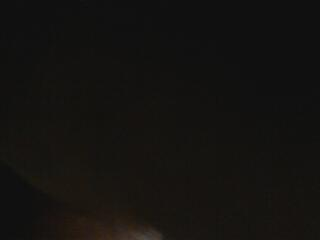
#> input picture motion_detection/map.jpeg, 320 x 240 px
$ python take_picture_backup.py   (Python 2 division)
#> lines starting #> are read from the running program, lines starting #| are printed output that depends on the picture
#!/usr/bin/env/ python

import cv2
import os
import numpy as np
import matplotlib
from matplotlib import pyplot as plt
import os
import urllib
import time

def main():
	while (1):
		os.system("streamer -c /dev/video0 -o map.jpeg")
		location1 = analyze_1()
		print " "
		print "location 1: " + str(location1)
		print " "
		location2 = analyze_2()
		print "location 2: " + str(location2)
		print " "
		#send to server
		if location1 != []:
			pass
			#urllib.urlopen("http://54.218.43.192/robot_tag/1/add_coords/" + str(location1[0]).zfill(3) + str(location1[1]).zfill(3) + "/")
		if location2 != []:
			pass
			#urllib.urlopen("http://54.218.43.192/robot_tag/2/add_coords/" + str(location2[0]).zfill(3) + str(location2[1]).zfill(3) + "/")
		time.sleep(0.5)

def analyze_1():
	#os.system("streamer -c /dev/video1 -o map.jpeg")
	img_rgb = cv2.imread('map.jpeg')
#> img_rgb is the input picture: shape (240, 320, 3); mean B, G, R 16.3, 18.7, 20.1
	img_gray = cv2.cvtColor(img_rgb, cv2.COLOR_BGR2GRAY)
	template = cv2.imread('roomba_yellow.jpeg',0)
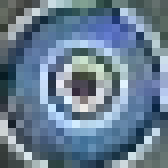
#> input picture motion_detection/roomba_yellow.jpeg, 21 x 21 px (shown 8 times larger)
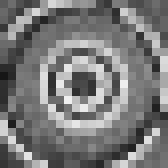
#> template: shape (21, 21) (shown 8 times larger); min 22, max 239, mean 120.9
	w, h = template.shape[::-1]
#> w = 21; h = 21

	res = cv2.matchTemplate(img_gray,template,cv2.TM_CCOEFF_NORMED)
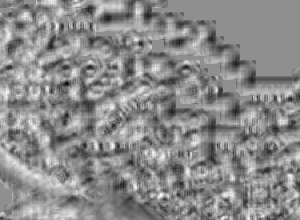
#> res: shape (220, 300) float32; min -0.329, max 0.256, mean -0.00992; drawn with min black and max white
	threshold = 0.8
	loc = np.where( res >= threshold)
#> loc = (empty array, empty array)
	arr = zip(*loc[::-1])
#> arr = []
	for pt in arr:
	    cv2.rectangle(img_rgb, pt, (pt[0] + w, pt[1] + h), (0,0,255), 2)
#> this loop made 0 passes
#| location 1: []

	cv2.imwrite('res1.jpg',img_rgb)
	if arr != []:
		return arr[0]

	return arr

def analyze_2():
	#os.system("streamer -c /dev/video1 -o map.jpeg")
	img_rgb = cv2.imread('map.jpeg')
	img_gray = cv2.cvtColor(img_rgb, cv2.COLOR_BGR2GRAY)
	template = cv2.imread('roomba_green.jpeg',0)
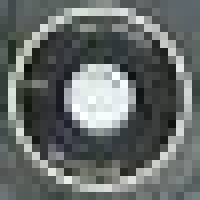
#> input picture motion_detection/roomba_green.jpeg, 25 x 25 px (shown 8 times larger)
#> template: shape (25, 25); min 14, max 254, mean 105.8
	w, h = template.shape[::-1]
#> w = 25; h = 25

	res = cv2.matchTemplate(img_gray,template,cv2.TM_CCOEFF_NORMED)
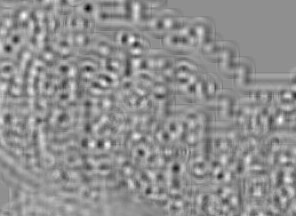
#> res: shape (216, 296) float32; min -0.514, max 0.402, mean 0.00478; drawn with min black and max white
	threshold = 0.9
	loc = np.where( res >= threshold)
#> loc = (empty array, empty array)
	arr = zip(*loc[::-1])
#> arr = []
	for pt in arr:
	    cv2.rectangle(img_rgb, pt, (pt[0] + w, pt[1] + h), (0,0,255), 2)

	cv2.imwrite('res2.jpg',img_rgb)
	if arr != []:
		return arr[0]

	return arr

main()
#| location 2: []
